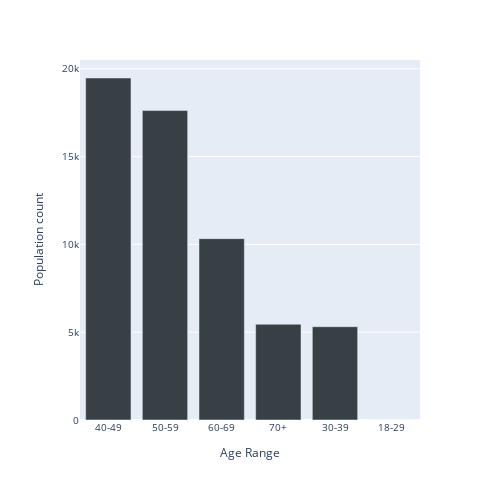

The code cell stored with this chart in its notebook:
### Code cell
# AGE DISTIBUTION
bins = [18, 30, 40, 50, 60, 70, 120]
labels = ['18-29', '30-39', '40-49', '50-59', '60-69', '70+']
df['agerange'] = pd.cut(df.Age, bins, labels = labels,include_lowest = True)

age_distribution = df['agerange'].value_counts().to_frame().reset_index()

age_distribution.columns = ['Age Range','Population count']

fig = px.bar(age_distribution, x='Age Range', y='Population count', color_discrete_sequence=['#374045'])
fig.update_layout(
    autosize=True,
    width=500,
    height=500,
    font=dict(size=10))
fig.show()

### Figure 1 — Plotly figure (JSON) as saved in the notebook; plotly's stock layout.template omitted (floating-point values rounded to 4 significant figures)
{"data": [{"alignmentgroup": "True", "hovertemplate": "Age Range=%{x}<br>Population count=%{y}<extra></extra>", "legendgroup": "", "marker": {"color": "#374045", "pattern": {"shape": ""}}, "name": "", "offsetgroup": "", "orientation": "v", "showlegend": false, "textposition": "auto", "type": "bar", "x": ["40-49", "50-59", "60-69", "70+", "30-39", "18-29"], "xaxis": "x", "y": [19475, 17621, 10328, 5452, 5313, 0], "yaxis": "y"}], "layout": {"autosize": true, "barmode": "relative", "font": {"size": 10}, "height": 500, "legend": {"tracegroupgap": 0}, "margin": {"t": 60}, "width": 500, "xaxis": {"anchor": "y", "domain": [0, 1], "title": {"text": "Age Range"}}, "yaxis": {"anchor": "x", "domain": [0, 1], "title": {"text": "Population count"}}}}
